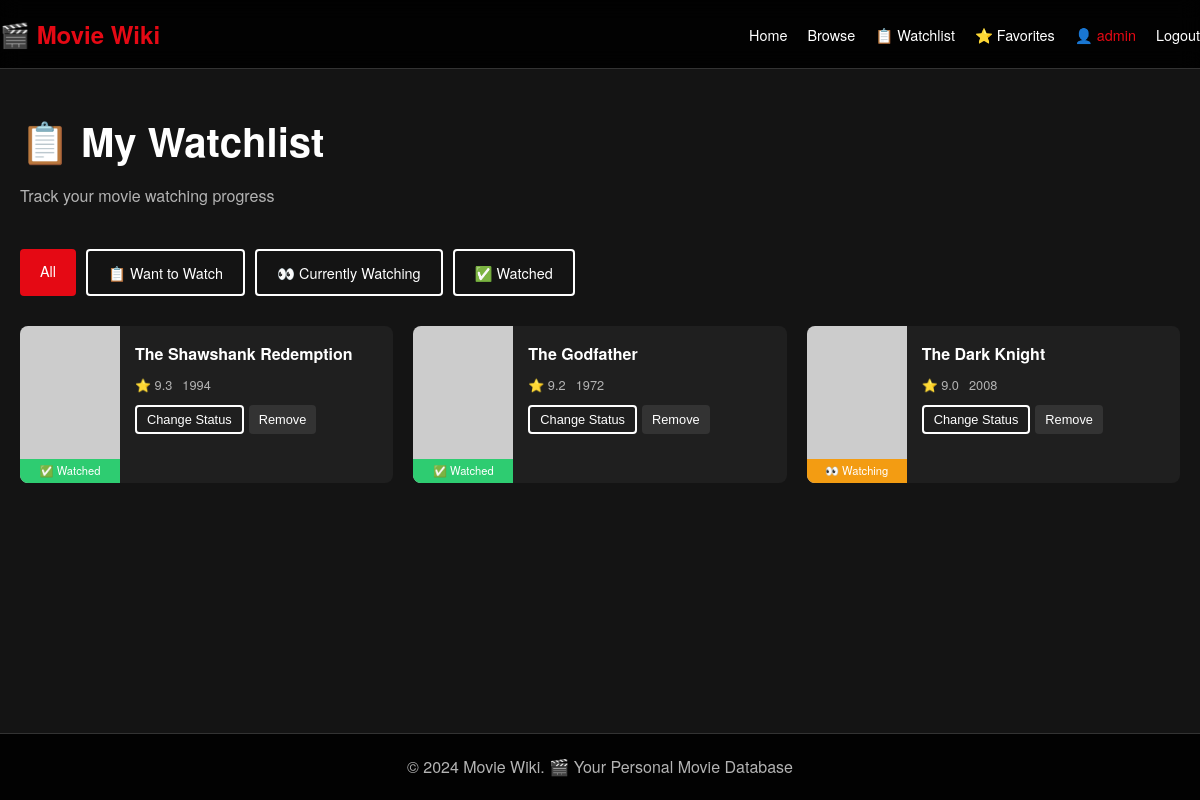
Screenshot of /watchlist (signed in) with the database file from the repository.
### tables this page shows
CREATE TABLE watchlist (
            id INTEGER PRIMARY KEY AUTOINCREMENT,
            user_id INTEGER NOT NULL,
            movie_id INTEGER NOT NULL,
            status TEXT DEFAULT 'want_to_watch',
            added_at TIMESTAMP DEFAULT CURRENT_TIMESTAMP,
            FOREIGN KEY (user_id) REFERENCES users(id),
            FOREIGN KEY (movie_id) REFERENCES movies(id),
            UNIQUE(user_id, movie_id)
        );

CREATE TABLE movies (
            id INTEGER PRIMARY KEY AUTOINCREMENT,
            title TEXT NOT NULL,
            description TEXT,
            director TEXT,
            cast TEXT,
            release_date DATE,
            runtime INTEGER,
            genre TEXT,
            age_rating TEXT,
            rating REAL DEFAULT 0,
            poster_url TEXT,
            trailer_url TEXT,
            language TEXT,
            subtitle TEXT,
            created_at TIMESTAMP DEFAULT CURRENT_TIMESTAMP
        );

### app.py (the view)
@app.route('/watchlist')
def watchlist():
    if "user_id" not in session:
        flash("Please login to view your watchlist!", "error")
        return redirect("/login")
    conn = get_db()
    status_filter = request.args.get('status', '')
    query = """
        SELECT m.*, w.status, w.added_at
        FROM watchlist w
        JOIN movies m ON w.movie_id = m.id
        WHERE w.user_id = ?
    """
    params = [session["user_id"]]
    if status_filter:
        query += " AND w.status = ?"
        params.append(status_filter)
    query += " ORDER BY w.added_at DESC"
    watchlist_items = conn.execute(query, params).fetchall()
    conn.close()
    return render_template("watchlist.html",
                         config=WIKI_CONFIG,
                         watchlist_items=watchlist_items,
                         current_status=status_filter)

### app.py (called while the page is built)
def get_db():
    conn = sqlite3.connect("database.db")
    conn.row_factory = sqlite3.Row
    return conn

### templates/watchlist.html (shortened to what this page needs)
{% extends "base.html" %}
{% block content %}
<div class="page-header">
    <h1>📋 My Watchlist</h1>
    <p>Track your movie watching progress</p>
</div>
<div class="watchlist-filter">
    <a href="/watchlist" class="btn {% if not current_status %}btn-primary{% else %}btn-outline{% endif %}">
        All
    </a>
    <a href="/watchlist?status=want_to_watch" class="btn {% if current_status == 'want_to_watch' %}btn-primary{% else %}btn-outline{% endif %}">
        📋 Want to Watch
    </a>
    <a href="/watchlist?status=watching" class="btn {% if current_status == 'watching' %}btn-primary{% else %}btn-outline{% endif %}">
        👀 Currently Watching
    </a>
    <a href="/watchlist?status=watched" class="btn {% if current_status == 'watched' %}btn-primary{% else %}btn-outline{% endif %}">
        ✅ Watched
    </a>
</div>
{% if watchlist_items %}
<div class="watchlist-grid">
    {% for item in watchlist_items %}
    <div class="watchlist-item">
        <div class="watchlist-poster">
            {% if item.poster_url %}
            <img src="{{ item.poster_url }}" alt="{{ item.title }}"
                 onerror="this.src='https://via.placeholder.com/200x300?text=No+Poster'">
            {% else %}
            <div class="placeholder-poster">{{ config.emoji }}</div>
            {% endif %}
            <div class="watchlist-status status-{{ item.status }}">
                {% if item.status == 'watching' %}👀 Watching{% endif %}
                {% if item.status == 'watched' %}✅ Watched{% endif %}
            </div>
        </div>
        <div class="watchlist-info">
            <a href="/movie/{{ item.id }}" class="watchlist-title">{{ item.title }}</a>
            <div class="watchlist-meta">
                <span>⭐ {{ item.rating }}</span>
                <span>{{ item.release_date[:4] }}</span>
            </div>
            <div class="watchlist-actions">
                <button class="btn btn-sm btn-outline" onclick="changeStatus({{ item.id }})">
                    Change Status
                </button>
                <button class="btn btn-sm btn-secondary" onclick="removeFromWatchlist({{ item.id }})">
                    Remove
                </button>
            </div>
        </div>
    </div>
    {% endfor %}
</div>
{% endif %}
{% endblock %}

### static/css/style.css (style rules this page uses)
:root { --primary-color: #e50914; --primary-hover: #b20710; --bg-color: #141414; --bg-secondary: #1f1f1f; --text-color: #ffffff; --text-secondary: #b3b3b3; --border-color: #333; --success-color: #2ecc71; --error-color: #e74c3c; --warning-color: #f39c12; --info-color: #3498db; }
* { margin: 0; padding: 0; box-sizing: border-box; }
body { font-family: 'Helvetica Neue', Arial, sans-serif; background-color: var(--bg-color); color: var(--text-color); line-height: 1.6; min-height: 100vh; display: flex; flex-direction: column; }
.btn { padding: 10px 20px; border: none; border-radius: 4px; cursor: pointer; font-size: 0.9rem; text-decoration: none; display: inline-block; transition: all 0.3s; text-align: center; }
.btn-primary { background-color: var(--primary-color); color: white; }
.btn-secondary { background-color: #333; color: white; }
.btn-outline { background-color: transparent; color: white; border: 2px solid white; }
.btn-sm { padding: 5px 10px; font-size: 0.8rem; }
.page-header { margin-bottom: 40px; }
.page-header h1 { font-size: 2.5rem; margin-bottom: 10px; }
.page-header p { color: var(--text-secondary); }
.watchlist-filter { display: flex; gap: 10px; margin-bottom: 30px; flex-wrap: wrap; }
.watchlist-grid { display: grid; grid-template-columns: repeat(auto-fill, minmax(300px, 1fr)); gap: 20px; }
.watchlist-item { background-color: var(--bg-secondary); border-radius: 8px; overflow: hidden; display: flex; }
.watchlist-poster { flex: 0 0 100px; position: relative; }
.watchlist-poster img { width: 100%; height: 100%; object-fit: cover; }
.watchlist-status { position: absolute; bottom: 0; left: 0; right: 0; background-color: var(--primary-color); color: white; font-size: 0.7rem; padding: 3px; text-align: center; }
.status-watching { background-color: var(--warning-color); }
.status-watched { background-color: var(--success-color); }
.watchlist-info { flex: 1; padding: 15px; }
.watchlist-title { color: var(--text-color); text-decoration: none; font-weight: bold; display: block; margin-bottom: 8px; }
.watchlist-meta { display: flex; gap: 10px; font-size: 0.8rem; color: var(--text-secondary); margin-bottom: 10px; }
.watchlist-actions { display: flex; gap: 5px; }

### rows the page displays
watchlist: status "✅ Watched", title "The Shawshank Redemption", rating "9.3", release_date "1994"
watchlist: status "✅ Watched", title "The Godfather", rating "9.2", release_date "1972"
watchlist: status "👀 Watching", title "The Dark Knight", rating "9.0", release_date "2008"

### other values shown
{{ config.emoji }} "🎬"
{{ config.name }} "Movie Wiki"
{{ session.get('username', 'User') }} "admin"
